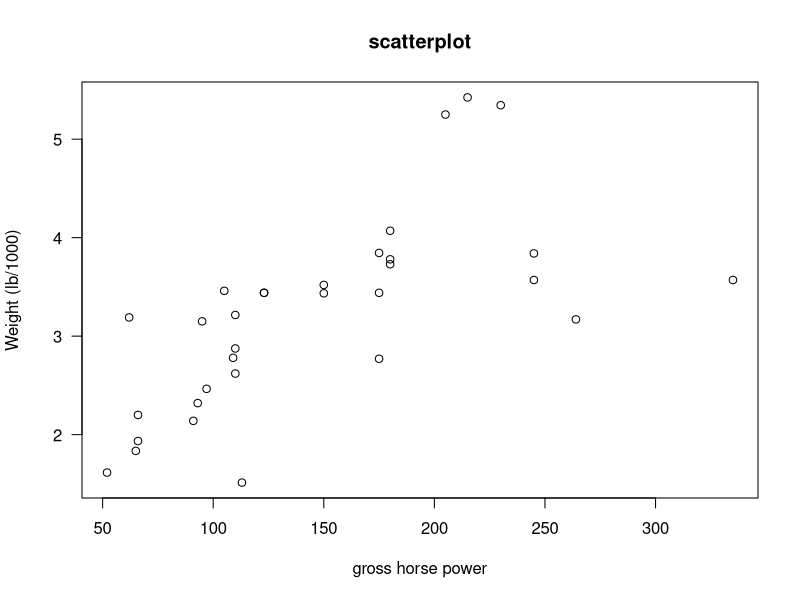
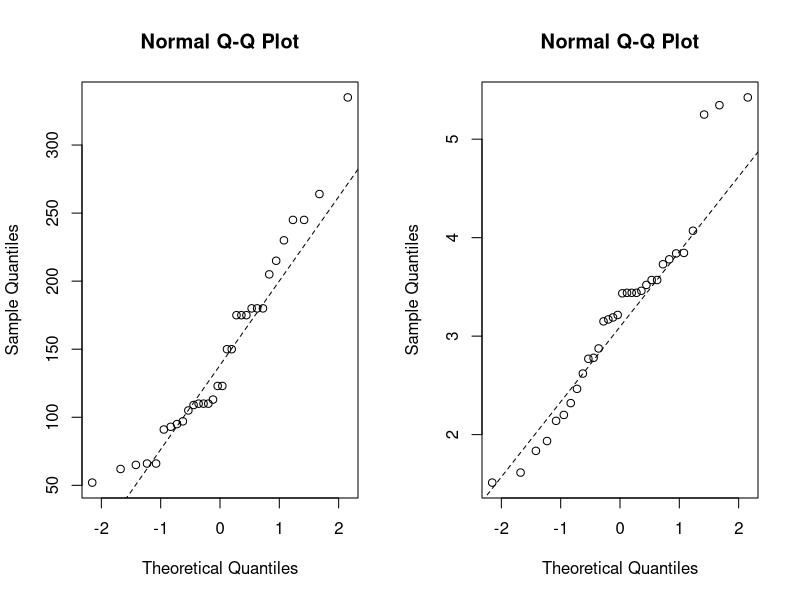
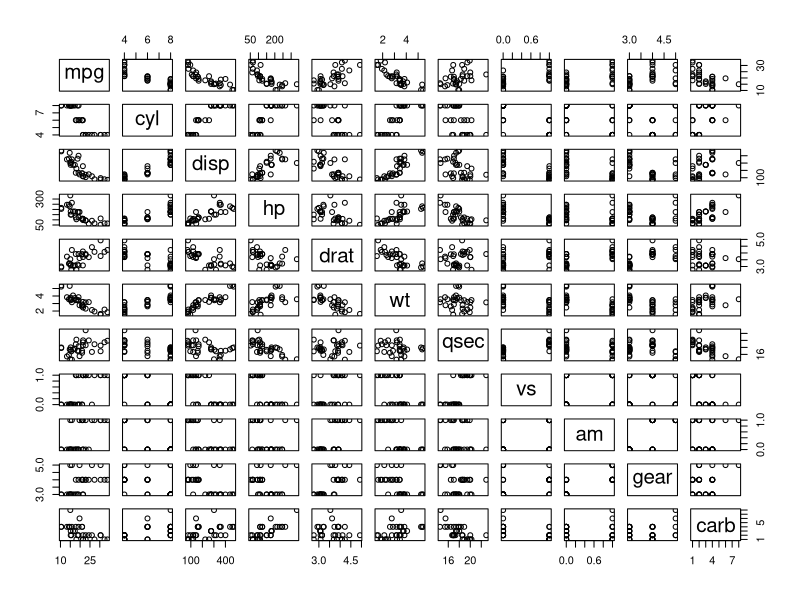
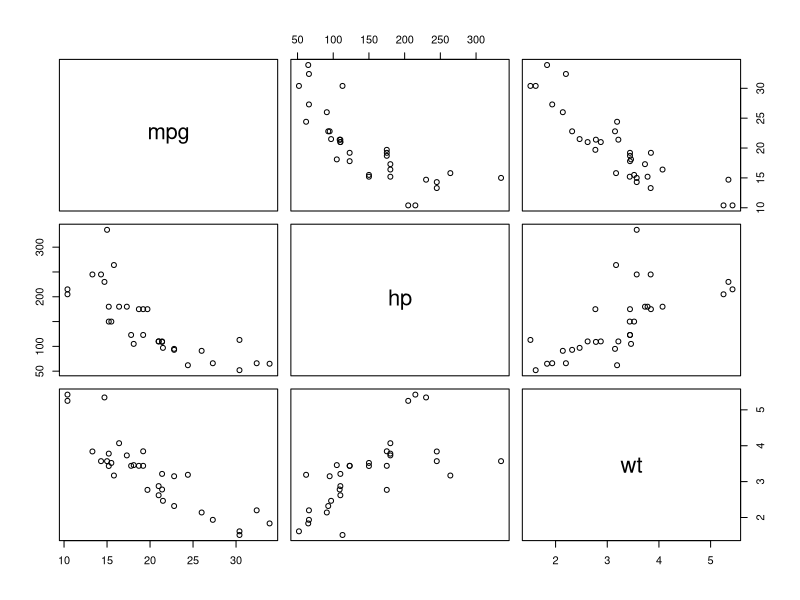
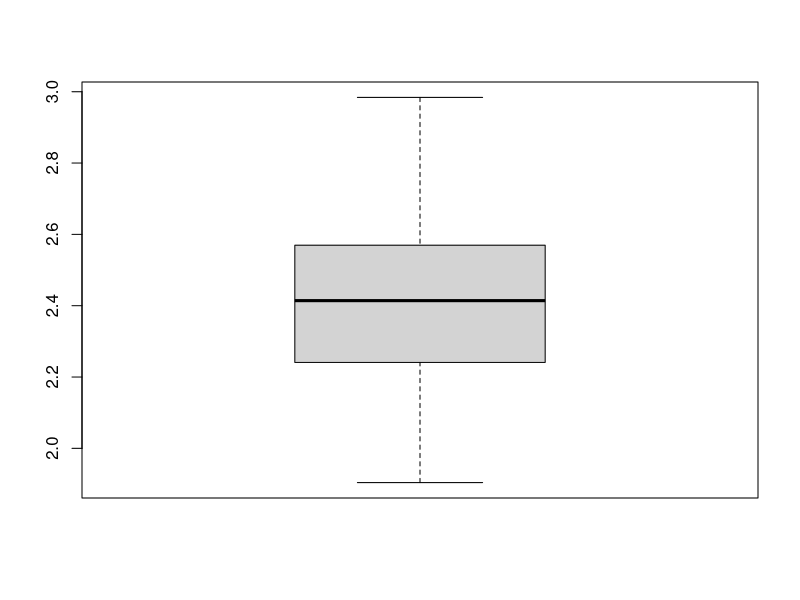
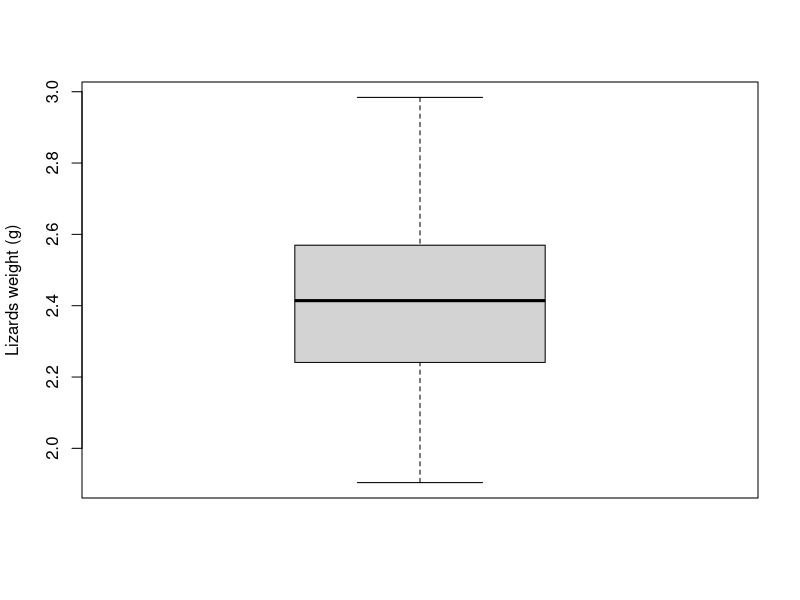
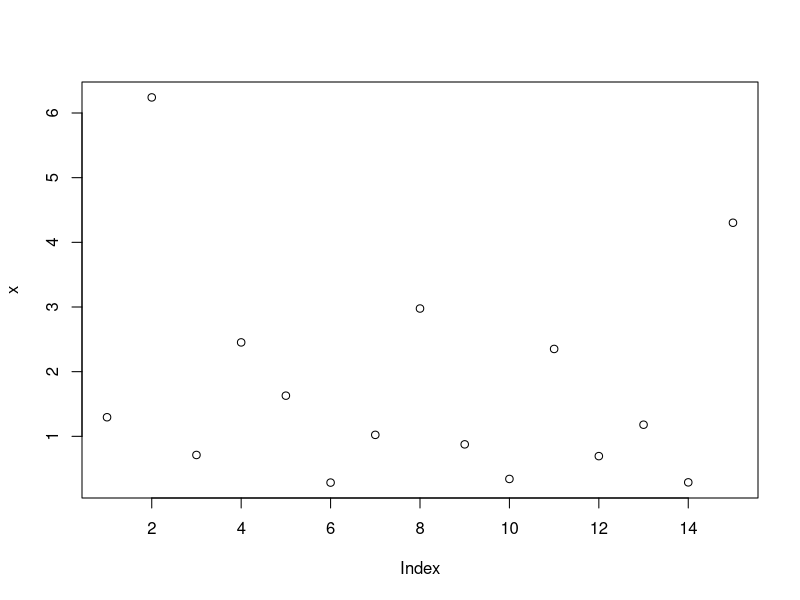
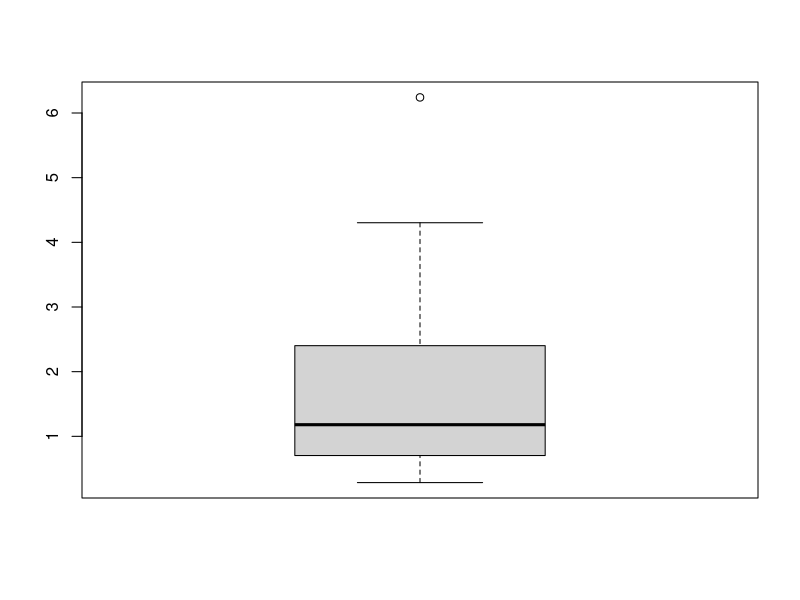

Write R code to recreate these figures, in order. (Note: this script raises an error after producing the figures.)
## ---- chunk 1
head(mtcars)
#?mtcars     # check this out to get a feeling about these data
## ---- chunk 2
attach(mtcars)  
plot(hp, wt, main = "scatterplot", las = 1, xlab = "gross horse power", ylab = "Weight (lb/1000)")
## ---- chunk 3
cor(hp, wt, method = "pearson")
cor(hp, wt)#Pearson is the default; order of variables is not important
cor(hp, wt, method = "spearman")
cor(hp, wt, method = "kendal")
# Kendall is preferred over Speraman when used in small samples or when we have many values with the same score. In general, as a rule of thumb, if the correlation looks non-linear, Kendall tau should be better than Spearman Rho.
## ---- chunk 4
cor.test(hp, wt, method = "pearson") #Pearson corr test

cor.test(hp, wt, method = "spearman") #Spearman is non-parametric procedure, thus you do not get CIs. You also get error message because cannot compute exact p values (test based on ranks, we have few cars with the same hp or wt). We can rid off the warning letting R know that we are happy with approximate values
cor.test(hp, wt, method = "spearman", exact = F) 

#same story with Kendal corr test
cor.test(hp, wt, method = "kendal", exact = F)

## ---- chunk 5
par(mfrow=c(1,2))

qqnorm(hp)
qqline(hp,lty=2)
shapiro.test(hp)

qqnorm(wt)
qqline(wt,lty=2)

shapiro.test(wt)
par(mfrow=c(1,1))

## ---- chunk 6
pairs(mtcars)  # all possible pairwise plots

## ---- chunk 7
names(mtcars)
pairs(mtcars[, c(1, 4, 6)]) ## subsetting getting only certain columns of the dataset
## ---- chunk 8
cor(mtcars)
cor(mtcars[,c(1,4,6)])

detach(mtcars)
## ---- chunk 9
setwd("~/TEACHING IN FREIBURG/11 - Statistics with R fall 2015/4_Classical Tests")
data = read.table("das.txt",header=T)
attach(data)
boxplot(y)
## ---- chunk 10
boxplot(y, ylab = "Lizards weight (g)")
summary(y)
t.test(y, mu = 2.5, alt = "less", conf = 0.95)  # mean = 2.5, alternative hypothesis 1 sided; we get a one-sided 95% CI for the mean 
## ---- chunk 11
t.test(y, mu = 2.5, alt = "two.sided", conf = 0.95) 
detach(data)
## ---- chunk 12
set.seed(15)
x<-exp(rnorm(15))
plot(x)
boxplot(x)
qqnorm(x)
qqline(x,lty=2,col=2,lwd=3)
shapiro.test(x)
summary(x)
## ---- chunk 13
wilcox.test(x, alternative = "two.sided", mu = 1) #we cannot reject the null hypothesis here.
## ---- chunk 14

#mpg = consumption Miles/(US) gallon


head(mtcars)
#transform am into a factor [Transmission (0 = automatic, 1 = manual)]
mtcars$fam = factor(mtcars$am, levels = c(0,1), labels = c("automatic", "manual"))



attach(mtcars)
head(mtcars)
summary(mtcars$fam)
## ---- chunk 15

par(mfrow = c(1,2))
qqnorm(mpg[fam == "manual"]);qqline(mpg[fam == "manual"])
qqnorm(mpg[fam == "automatic"]); qqline(mpg[fam == "automatic"])
shapiro.test(mpg[fam == "manual"])
shapiro.test(mpg[fam == "automatic"])
par(mfrow=c(1,1))
## ---- chunk 16
boxplot(mpg ~ fam, ylab = "Miles/gallon", xlab = "Transmission", las = 1)
## ---- chunk 17
t.test(mpg  ~fam, mu = 0, alt = "two.sided", conf = 0.95, var.eq = F, paired = F)
# from the output: please note that CIs are the confidence intervales for differences in means

# same results if you run the following (meaning that the other commands were all default)
t.test(mpg ~ fam) 
#the alternative could be one-sided (greater, lesser) as we discussed earlier for one-sample t-tests
## ---- chunk 18
t.test(mpg ~ fam, var.eq = TRUE, paired = F)
## ---- chunk 19
boxplot(mpg ~ fam, ylab = "Miles/gallon", xlab = "Transmission", las = 1)
## ---- chunk 20
var(mpg[fam == "manual"])
var(mpg[fam == "automatic"])
#actually, there is 2/3 times difference in variance.
## ---- chunk 21
library(car)
leveneTest(mpg ~ fam) # Ho that population variances are equal
# Ho rejected, non-equal variances

# in conclusion, variances are not homogeneous, and we should run a t-test with var.eq = F
## ---- chunk 22
qqnorm(hp[fam == "manual"]); qqline(hp[fam == "manual"])
qqnorm(hp[fam == "automatic"]);qqline(hp[fam == "automatic"])
shapiro.test(hp[fam=="manual"])
shapiro.test(hp[fam=="automatic"])
## ---- chunk 23
boxplot(hp ~ fam)
## ---- chunk 24
wilcox.test(hp ~ fam, mu = 0, alt = "two.sided", conf.int = T, conf.level = 0.95, paired = F, exact = F)## non parametric conf.int are reported
## ---- chunk 25
detach(mtcars)
